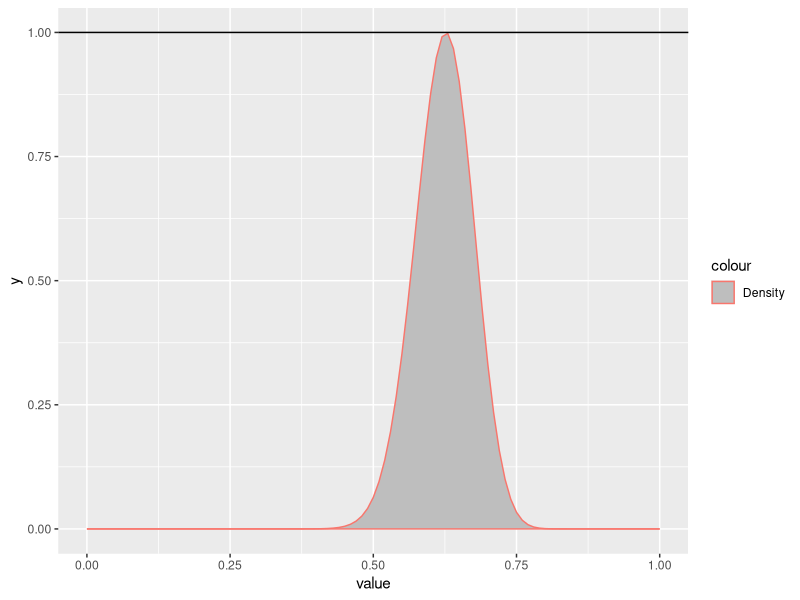
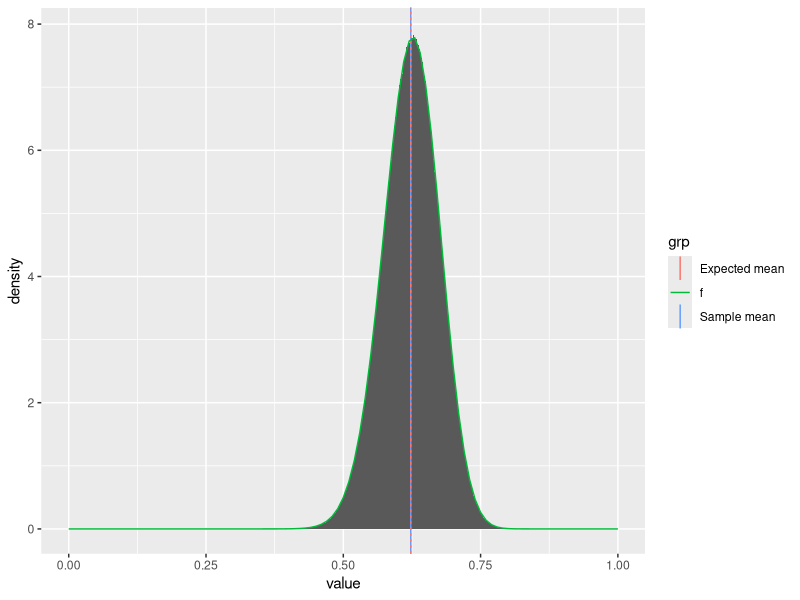
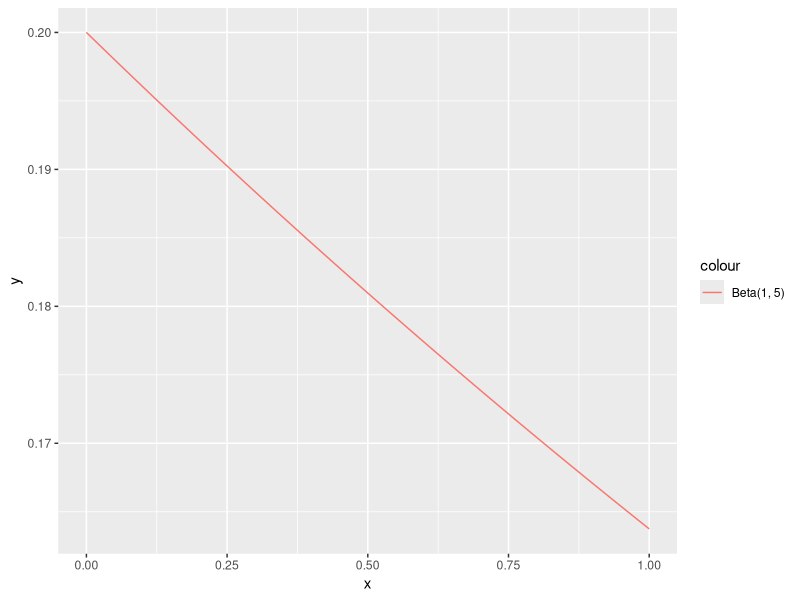
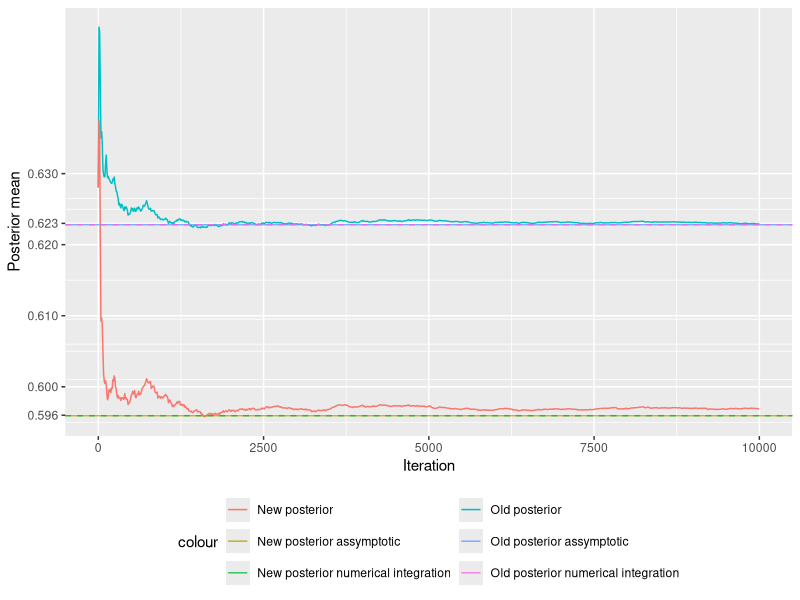

Reproduce these figures in R, in order.
## ---- chunk 1
library(ggplot2)
library(tibble)
library(knitr)
library(kableExtra)
library(purrr)
data <- tibble(
  cellCount = c("$y_1 = 125$", "$y_2 = 18$", "$y_3 = 20$", "$y_4 = 34$"),
  probability = c("$\\frac{1}{2} + \\frac{\\theta}{4}$", "$\\frac{1 - \\theta}{4}$", "$\\frac{1 - \\theta}{4}$", "$\\frac{\\theta}{4}$")
)
data %>%
  kable(
    col.names = c("Cell count", "Probability"),
    caption = "Table 1: Genetic linkage data"
  ) %>%
  kable_styling()
## ---- chunk 2
construct_f <- function(y) {
  #' Construct f function which is scaled to max(f) = 1
  unscaled_log_f <- function(theta) {
    y[1] * log(2 + theta) + (y[2] + y[3]) * log(1 - theta) + y[4] * log(theta)
  }
  log_maxima <- optimize(
    f = unscaled_log_f,
    maximum = TRUE,
    interval = c(0, 1)
  )$objective
  
  # Scale f to have max value 1
  # NB! This does not integrate to 1, so it is not a proper density function!
  # You can use make_density for that purpose.
  scaled_f <- function(theta) {
    return(exp(unscaled_log_f(theta) - log_maxima))
  }
  return(scaled_f)
}

sample_theta <- function(n, y) {
  #' Generate n theta samples from f function, given 4-vector y
  #' Returns a list with thetas key to $theta,
  #' and the number of tries keyed to $tries.
  f_density <- construct_f(y = y)
  found <- vector()
  tries <- 0
  while(length(found) < n) {
    # Number of samples that remain to be found
    remaining <- n - length(found)
    tries <- tries + remaining

    # These are proposed values that might be accepted...
    x <- runif(remaining)

    # ... with acceptance probability
    alpha <- f_density(x)

    # Append the values that get accepted
    u <- runif(remaining)
    success <- u <= alpha
    found <- c(found, x[success])
  }
  return(list(theta = found, tries = tries))
}
## ---- chunk 3
y <- c(125, 18, 20, 34)
f_scaled_density <- construct_f(y = y)
df <- enframe(rnorm(1))
ggplot(data = df) + aes(x = value) +
  stat_function(
    fun = f_scaled_density,
    xlim = c(0, 1),
    mapping = aes(col = 'Density'),
    geom = "area",
    fill = "gray"
  ) +
  geom_hline (
    yintercept = 1,
    mapping = aes(col = 'Uniform distribution')
  )
## ---- chunk 4
N <- 10000000
theta_sampling_result <- sample_theta(n = N, y = y)
theta_samples <- enframe(theta_sampling_result$theta)
theta_tries <- theta_sampling_result$tries
## ---- chunk 5
make_density <- function(f, lower = 0, upper = 1) {
  normalizer = integrate(f, lower = lower, upper = upper)$value
  normalized_function <- function(...) {
    return(f(...) / normalizer)
  }
  return(normalized_function)
}
f_density <- make_density(f_scaled_density)
## ---- chunk 6
thetaSampleMean <- mean(theta_samples$value)
thetaExpectedMean <- integrate(
  f = function(theta) theta * f_density(theta),
  lower = 0,
  upper = 1
)$value
means <- tibble(
  xint = c(thetaSampleMean, thetaExpectedMean),
  grp = c("Sample mean", "Expected mean")
)

binWidth = 0.001
theta_samples %>%
  ggplot() +
  geom_histogram(
    mapping = aes(x = value, y = ..density..),
    binwidth = binWidth,
    boundary = 0,
    size = 0
  ) +
  geom_vline(
    data = means,
    aes(
      xintercept = xint,
      col = grp,
      linetype = c("dashed", "dotted")
    )
  ) +
  stat_function(
    fun = f_density,
    xlim = c(0, 1),
    aes(col = 'f')
  ) +
  xlim(0, 1) +
  guides(linetype = FALSE)
## ---- chunk 7
theta_tries / N
## ---- chunk 8
cInverse = optimize(
  f = f_density,
  interval = c(0, 1),
  maximum = TRUE
)$objective
cInverse
## ---- chunk 9
alpha <- 1
beta <- 5
tibble(x = c(0, 1)) %>%
  ggplot(aes(x)) +
  stat_function(
    fun = partial(dgamma, shape = alpha, scale = beta),
    aes(col = "Beta(1, 5)")
  )
## ---- chunk 10
posteriorMean <- function(theta_samples, beta = 5) {
  weights <- (1 - theta_samples) ** (beta - 1)
  importanceThetaMean <- sum(theta_samples * weights) / sum(weights)
  return(importanceThetaMean)
}
importanceThetaMean <- posteriorMean(theta_samples = theta_samples$value)

generatePosterior <- function(y, alpha = 1, beta = 5) {
  log_unscaled = function(theta) {
    y[1] * log(2 + theta) + (y[2] + y[3] + beta - 1) * log(1 - theta) + (y[4] + alpha - 1) * log(theta)
  }
  normalizingConstant <- integrate(
    f = function(theta) exp(log_unscaled(theta)),
    lower = 0,
    upper = 1
  )$value
  print(normalizingConstant)
  scaledPosterior <- function(theta) {
    return(exp(log_unscaled(theta)) /normalizingConstant)
  }
  return(scaledPosterior)
}
newPosterior <- generatePosterior(y = y, beta = 5)
newPosteriorIntegralMean <- integrate(
  f = function(theta) theta * newPosterior(theta),
  lower = 0,
  upper = 1
)$value

oldPosterior <- generatePosterior(y = y, beta = 1)
oldPosteriorIntegralMean <- integrate(
  f = function(theta) theta * oldPosterior(theta),
  lower = 0,
  upper = 1
)$value

meanResults <- tibble(
  posteriorMeans=c(
    mean(theta_samples$value),
    importanceThetaMean,
    oldPosteriorIntegralMean,
    newPosteriorIntegralMean
  ),
  grp=c(
    "Old posterior assymptotic",
    "New posterior assymptotic",
    "Old posterior numerical integration",
    "New posterior numerical integration"
  )
)

# Plot posterior mean progression as samples increase
row_seq <- seq(0, 10000, 10)
thetaSubsets <- lapply(row_seq, function(k) theta_samples$value[1:k])
meanProgression <- tibble(
  iteration = row_seq,
  oldPosterior = sapply(thetaSubsets, mean),
  newPosterior = sapply(thetaSubsets, posteriorMean)
)

meanProgression %>%
  ggplot(aes(x = iteration, posteriorMean)) +
  geom_line(
    aes(y = oldPosterior, col="Old posterior")
  ) +
  geom_line(
    aes(y = newPosterior, col="New posterior")
  ) +
  geom_hline(
    data = meanResults,
    aes(
      yintercept = posteriorMeans,
      col = grp
    ),
    linetype = c("solid", "solid", "dashed", "dashed"),
    alpha = 0.8
  ) +
  ylim(0.59, 0.625) +
  theme(legend.position = "bottom") +
  guides(col=guide_legend(nrow=3, byrow = FALSE)) +
  ylab("Posterior mean") +
  xlab("Iteration") +
  scale_y_continuous(
    breaks = c(
      seq(0.59, 0.63, 0.01),
      round(oldPosteriorIntegralMean, digits = 3),
      round(newPosteriorIntegralMean, digits = 3)
    )
  )
